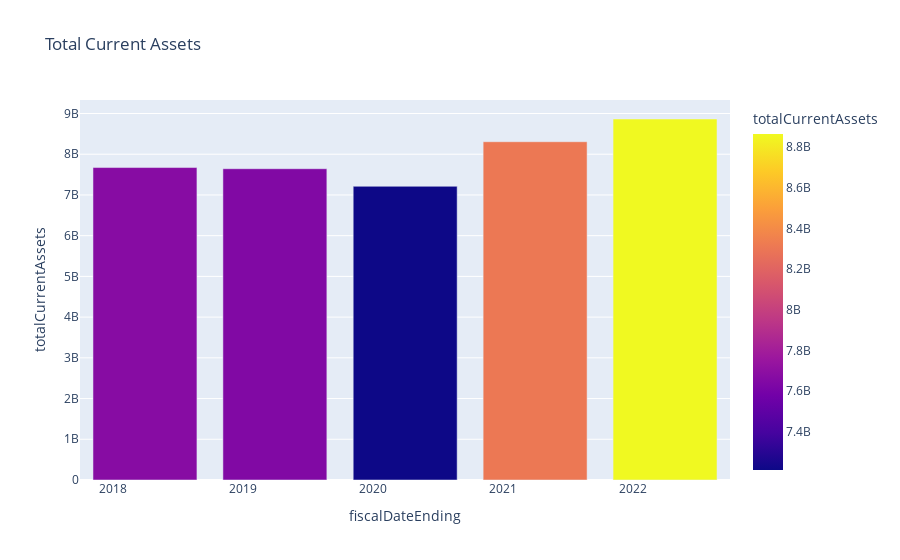

Write notebook code for a chart like this one.
### Code cell
import plotly.express as px
fig = px.bar(balance_sheet, x='fiscalDateEnding', y='totalCurrentAssets', title='Total Current Assets', color='totalCurrentAssets')
fig.show()

### Figure 1 — Plotly figure (JSON) as saved in the notebook; plotly's stock layout.template omitted (floating-point values rounded to 4 significant figures)
{"data": [{"alignmentgroup": "True", "hovertemplate": "fiscalDateEnding=%{x}<br>totalCurrentAssets=%{marker.color}<extra></extra>", "legendgroup": "", "marker": {"color": [8865000000, 8307000000, 7212000000, 7644000000, 7673000000], "coloraxis": "coloraxis", "pattern": {"shape": ""}}, "name": "", "offsetgroup": "", "orientation": "v", "showlegend": false, "textposition": "auto", "type": "bar", "x": ["2022-03-31", "2021-03-31", "2020-03-31", "2019-03-31", "2018-03-31"], "xaxis": "x", "y": [8865000000, 8307000000, 7212000000, 7644000000, 7673000000], "yaxis": "y"}], "layout": {"barmode": "relative", "coloraxis": {"colorbar": {"title": {"text": "totalCurrentAssets"}}, "colorscale": [[0, "#0d0887"], [0.1111, "#46039f"], [0.2222, "#7201a8"], [0.3333, "#9c179e"], [0.4444, "#bd3786"], [0.5556, "#d8576b"], [0.6667, "#ed7953"], [0.7778, "#fb9f3a"], [0.8889, "#fdca26"], [1, "#f0f921"]]}, "legend": {"tracegroupgap": 0}, "title": {"text": "Total Current Assets"}, "xaxis": {"anchor": "y", "domain": [0, 1], "title": {"text": "fiscalDateEnding"}}, "yaxis": {"anchor": "x", "domain": [0, 1], "title": {"text": "totalCurrentAssets"}}}}
